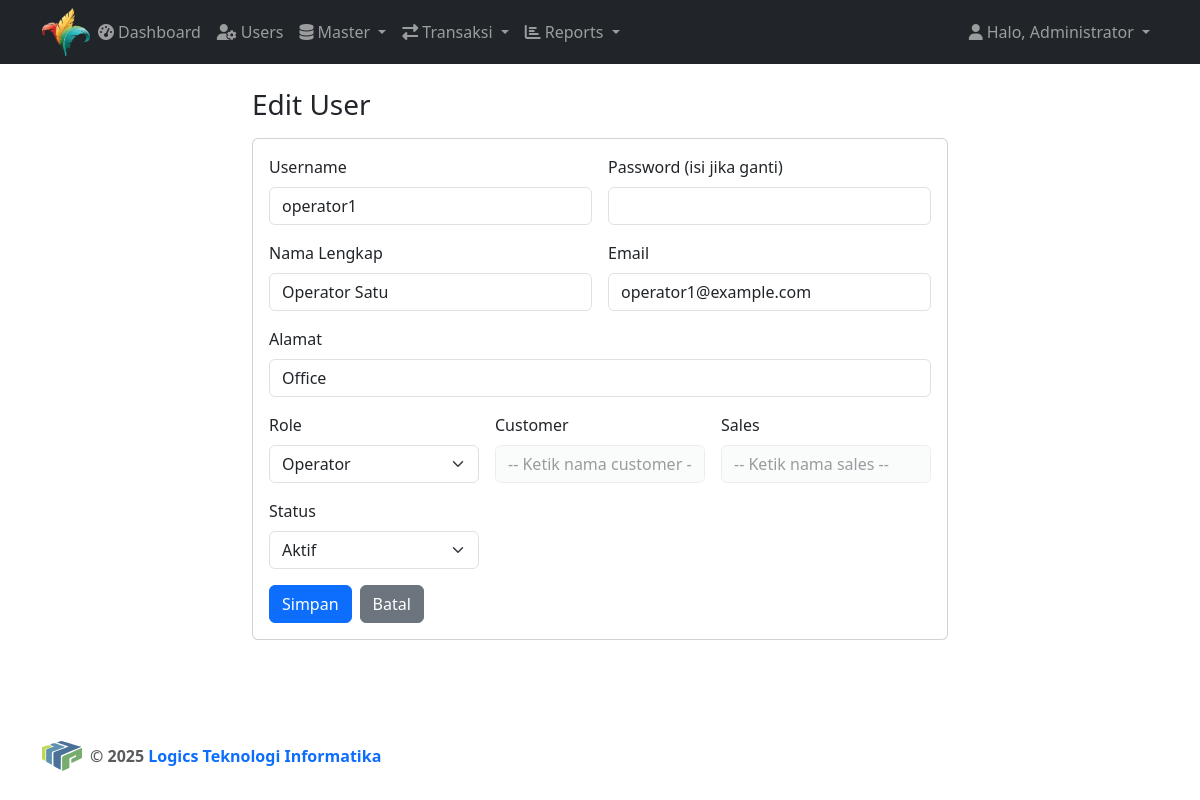
The page /user_form.php?id=2 (signed in) on the database its author committed.
### tables this page shows
CREATE TABLE `user` (
  `id` INT UNSIGNED NOT NULL AUTO_INCREMENT,
  `username` VARCHAR(50) NOT NULL UNIQUE,
  `password` VARCHAR(255) NOT NULL,
  `namalengkap` VARCHAR(100) NOT NULL,
  `alamat` VARCHAR(255) DEFAULT NULL,
  `role` ENUM('operator','manajemen','sales','customer','admin') NOT NULL,
  `email` VARCHAR(100) DEFAULT NULL,
  `kodesales` VARCHAR(50) DEFAULT NULL,
  `kodecustomer` VARCHAR(50) DEFAULT NULL,
  `status` ENUM('aktif','non aktif') NOT NULL DEFAULT 'aktif',
  PRIMARY KEY (`id`)
);

### user_form.php (the view, shortened to what this page needs)
<?php
$pdo = get_pdo_connection();
$id = isset($_GET['id']) ? (int)$_GET['id'] : 0;
$isEdit = $id > 0;
$data = [
	'username' => '',
	'password' => '',
	'namalengkap' => '',
	'alamat' => '',
	'role' => 'operator',
	'email' => '',
	'kodesales' => '',
	'kodecustomer' => '',
	'status' => 'aktif',
];
if ($isEdit) {
	$stmt = $pdo->prepare('SELECT * FROM user WHERE id = ?');
	$stmt->execute([$id]);
	$existing = $stmt->fetch();
	if (!$existing) {
		$error = 'User tidak ditemukan';
	} else {
		$data = array_merge($data, $existing);
	}
}
include __DIR__ . '/includes/header.php';
?>
<div class="container" style="max-width: 720px;">
	<h3 class="mb-3"><?php echo $isEdit ? 'Edit User' : 'Tambah User'; ?></h3>
	<div class="card">
		<div class="card-body">
			<form method="post" action="">
				<div class="row g-3">
					<div class="col-md-6">
						<label class="form-label">Username</label>
						<input type="text" class="form-control" name="username" required value="<?php echo htmlspecialchars($data['username']); ?>">
					</div>
					<div class="col-md-6">
						<label class="form-label"><?php echo $isEdit ? 'Password (isi jika ganti)' : 'Password'; ?></label>
						<input type="password" class="form-control" name="password" <?php echo $isEdit ? '' : 'required'; ?> >
					</div>
					<div class="col-md-6">
						<label class="form-label">Nama Lengkap</label>
						<input type="text" class="form-control" name="namalengkap" required value="<?php echo htmlspecialchars($data['namalengkap']); ?>">
					</div>
					<div class="col-md-6">
						<label class="form-label">Email</label>
						<input type="email" class="form-control" name="email" value="<?php echo htmlspecialchars($data['email']); ?>">
					</div>
					<div class="col-12">
						<label class="form-label">Alamat</label>
						<input type="text" class="form-control" name="alamat" value="<?php echo htmlspecialchars($data['alamat']); ?>">
					</div>
					<div class="col-md-4">
						<label class="form-label">Role</label>
						<select name="role" class="form-select" required id="roleSelect">
							<?php
							$roles = [
								'admin' => 'Administrator',
								'manajemen' => 'Manajemen',
								'operator' => 'Operator',
								'sales' => 'Sales',
								'customer' => 'Customer'
							];
							foreach ($roles as $role => $label): ?>
								<option value="<?php echo $role; ?>" <?php echo $data['role']===$role?'selected':''; ?>><?php echo $label; ?></option>
							<?php endforeach; ?>
						</select>
					</div>
					<div class="col-md-4">
						<label class="form-label">Customer</label>
						<input type="text" name="kodecustomer" class="form-control" id="kodecustomerInput"
							list="customerList" placeholder="-- Ketik nama customer --"
							value="<?php echo htmlspecialchars($data['kodecustomer']); ?>">
					</div>
					<div class="col-md-4">
						<label class="form-label">Sales</label>
						<input type="text" name="kodesales" class="form-control" id="kodesalesInput"
							list="salesList" placeholder="-- Ketik nama sales --"
							value="<?php echo htmlspecialchars($data['kodesales']); ?>">
					</div>
					<div class="col-md-4">
						<label class="form-label">Status</label>
						<select name="status" class="form-select" required>
							<?php foreach (['aktif','non aktif'] as $st): ?>
								<option value="<?php echo $st; ?>" <?php echo $data['status']===$st?'selected':''; ?>><?php echo ucfirst($st); ?></option>
							<?php endforeach; ?>
						</select>
					</div>
				</div>
				<div class="mt-3 d-flex gap-2">
					<button type="submit" class="btn btn-primary">Simpan</button>
					<a href="users.php" class="btn btn-secondary">Batal</a>
				</div>
			</form>
		</div>
	</div>
</div>
<?php include __DIR__ . '/includes/footer.php'; ?>

### user_form.php (style rules this page uses)
.form-control:disabled, .form-select:disabled { background-color: #f8f9fa !important; cursor: not-allowed !important; opacity: 0.6; }

### rows shown on the page
user: username "operator1", namalengkap "Operator Satu", email "operator1@example.com", alamat "Office", role "Operator", status "Aktif"

### other values the page prints
$user['namalengkap'] "Administrator"
